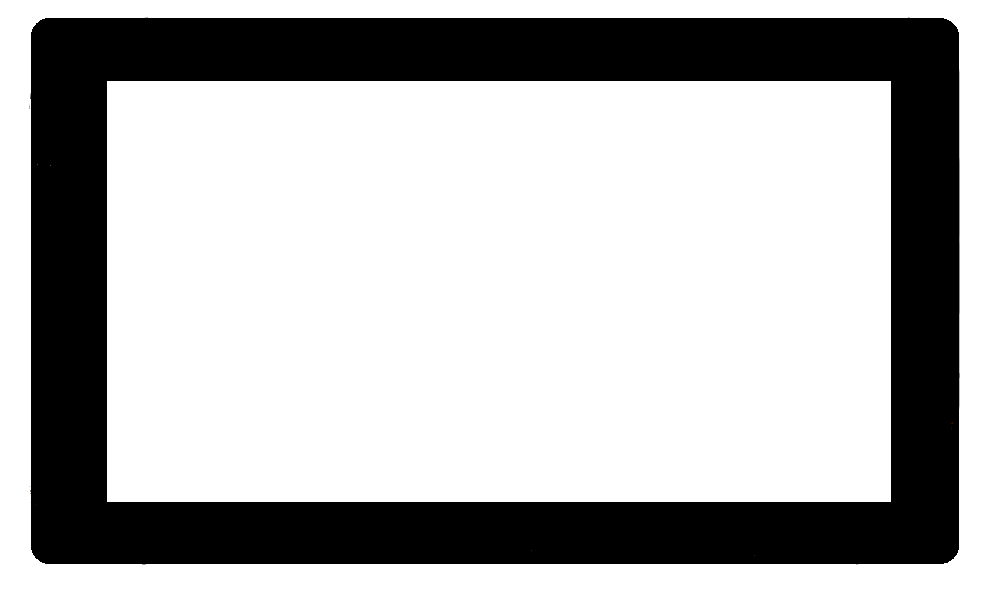
#> input picture images/track_hard.png, 1000 x 600 px
$ python generate_roads.py
#> lines starting #> are read from the running program, lines starting #| are printed output that depends on the picture; after the words box and inside, x2 and y2 are one past the last pixel; in counts of white or black regions, pixels touching at a corner belong together
import cv2
import numpy as np

from CFG import ROAD_IMAGE_PATH


def get_road_contour(image_path):
    """
    Verilen bir yol resminde yolun ana hatlarını çıkarır.
    """
#> called with image_path = '../images/track_hard.png'
    # Resmi yükle ve gri tona dönüştür
    image = cv2.imread(image_path, cv2.IMREAD_GRAYSCALE)
#> image: shape (600, 1000); min 0, max 255, mean 180
    if image is None:
        raise FileNotFoundError(f"Resim bulunamadı: {image_path}")

    # Eşikleme (thresholding) işlemi
    _, binary = cv2.threshold(image, 127, 255, cv2.THRESH_BINARY_INV)
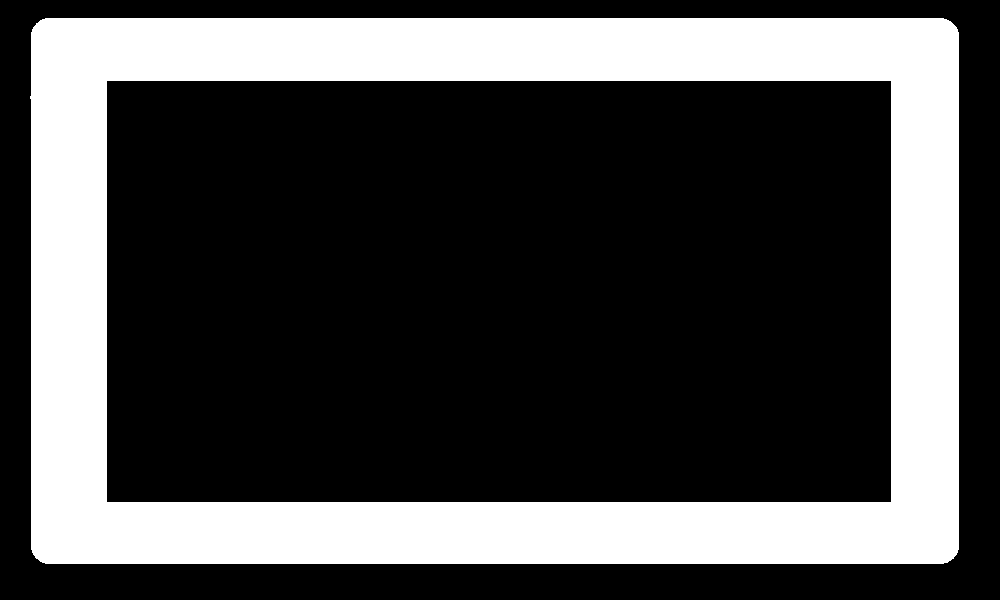
#> binary: shape (600, 1000); 29.4% white; 1 white region

    # Yolun konturunu çıkar
    contours, _ = cv2.findContours(binary, cv2.RETR_EXTERNAL, cv2.CHAIN_APPROX_NONE)
#> contours = 1 contour; box (x1, y1, x2, y2) and area: (30, 18, 959, 564) 504942
    if not contours:
        raise ValueError("Yol konturu bulunamadı.")

    # En büyük konturu al (yol olarak kabul edilir)
    road_contour = max(contours, key=cv2.contourArea)
#> road_contour = contour of 2903 points, box (x1, y1, x2, y2) (30, 18, 959, 564), area 504942
    return road_contour


def generate_points_on_road(contour, num_points):
    """
    Yol konturunda belirli sayıda eşit aralıklı noktalar oluşturur.
    """
    # Konturdaki toplam uzunluğu hesapla
    total_length = cv2.arcLength(contour, True)
    step = total_length / num_points

    # Kontur boyunca eşit aralıklı noktaları hesapla
    road_points = []
    current_length = 0
    for i in range(len(contour)):
        # Bir sonraki kontur noktasına geçerken mesafeyi artır
        next_length = cv2.arcLength(contour[:i + 1], False)
        if next_length >= current_length:
            road_points.append(tuple(contour[i][0]))  # Kontur noktasını kaydet
            current_length += step
        if len(road_points) >= num_points:  # İstenilen nokta sayısına ulaşıldıysa dur
            break

    return road_points


def save_road_points(road_points, filepath):
    """
    Oluşturulan yol noktalarını bir dosyaya kaydeder.
    """
    with open(filepath, "w") as file:
        for point in road_points:
            file.write(f"{point[0]},{point[1]}\n")
    print(f"{len(road_points)} nokta '{filepath}' dosyasına kaydedildi.")


if __name__ == "__main__":
    # Resim yolu ve çıkış dosyası
    image_path = '../images/track_hard.png'   # Yol resmi
    output_file = "../road_points/road_points_road_hard.txt"

    # Yol konturunu al
    try:
        road_contour = get_road_contour(image_path)

        # Nokta sayısı
        num_points = 250

        # Yol üzerinde eşit aralıklı noktalar oluştur
        road_points = generate_points_on_road(road_contour, num_points)
#> in generate_points_on_road, `total_length = cv2.arcLength(contour, True)`: total_length = 2920.8
#> in generate_points_on_road, `step = total_length / num_points`: step = 11.68
#> the loop in generate_points_on_road, `for i in range(len(contour)):` made 2893 passes
#> (next_length, current_length) on passes 1, 11, 21, 32, 44, 56, 67, 79, 90, 102, 113, 125: (0, 11.68), (12.07, 23.37), (24.14, 35.05), (35.14, 46.73), (47.14, 58.42), (59.14, 70.1), (70.14, 81.78), (82.14, 93.47), (93.97, 105.1), (106, 116.8), (117, 128.5), (129, 140.2)
#> next_length on passes 2 to 7: 1.41, 2.41, 3.41, 4.83, 5.83, 7.24
#> after the loop in generate_points_on_road, `for i in range(len(contour)):`: current_length = 2920.8; road_points = 250 pairs, first value 31 to 958, second value 18 to 563

        # Yol noktalarını kaydet
        save_road_points(road_points, output_file)
#> the loop in save_road_points, `for point in road_points:` made 250 passes
#> point on passes 1 to 3: (45, 18), (36, 24), (31, 34)
#| 250 nokta '../road_points/road_points_road_hard.txt' dosyasına kaydedildi.
    except Exception as e:
        print(f"Hata: {e}")

$ run again, with images/car.png copied over images/track_hard.png
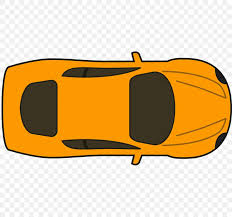
#> input picture images/car.png, 232 x 217 px
#> in get_road_contour, `image = cv2.imread(image_path, cv2.IMREAD_GRAYSCALE)`:
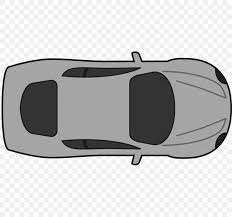
#> image: shape (217, 232); min 0, max 255, mean 194
#> in get_road_contour, `_, binary = cv2.threshold(image, 127, 255, cv2.THRESH_BINARY_INV)`:
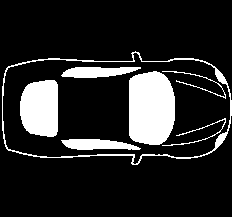
#> binary: shape (217, 232); 15.1% white; 7 white regions
#> contours = 1 contour; box (x1, y1, x2, y2) and area: (2, 51, 232, 165) 21164
#> in get_road_contour, `road_contour = max(contours, key=cv2.contourArea)`: road_contour = contour of 607 points, box (x1, y1, x2, y2) (2, 51, 232, 165), area 21164
#> total_length = 651.3
#> step = 2.61
#> the loop in generate_points_on_road, `for i in range(len(contour)):` made 606 passes
#> (next_length, current_length) on passes 1, 4, 6, 8, 10, 13, 15, 18: (0, 2.61), (3.41, 5.21), (6.24, 7.82), (8.24, 10.42), (10.66, 13.03), (14.07, 15.63), (16.07, 18.24), (19.07, 20.84)
#> after the loop in generate_points_on_road, `for i in range(len(contour)):`: current_length = 651.3; road_points = 250 pairs, first value 2 to 231, second value 51 to 164
#> the loop in save_road_points, `for point in road_points:` made 250 passes
#> point on passes 1 to 3: (135, 51), (132, 52), (132, 54)
#| 250 nokta '../road_points/road_points_road_hard.txt' dosyasına kaydedildi.
